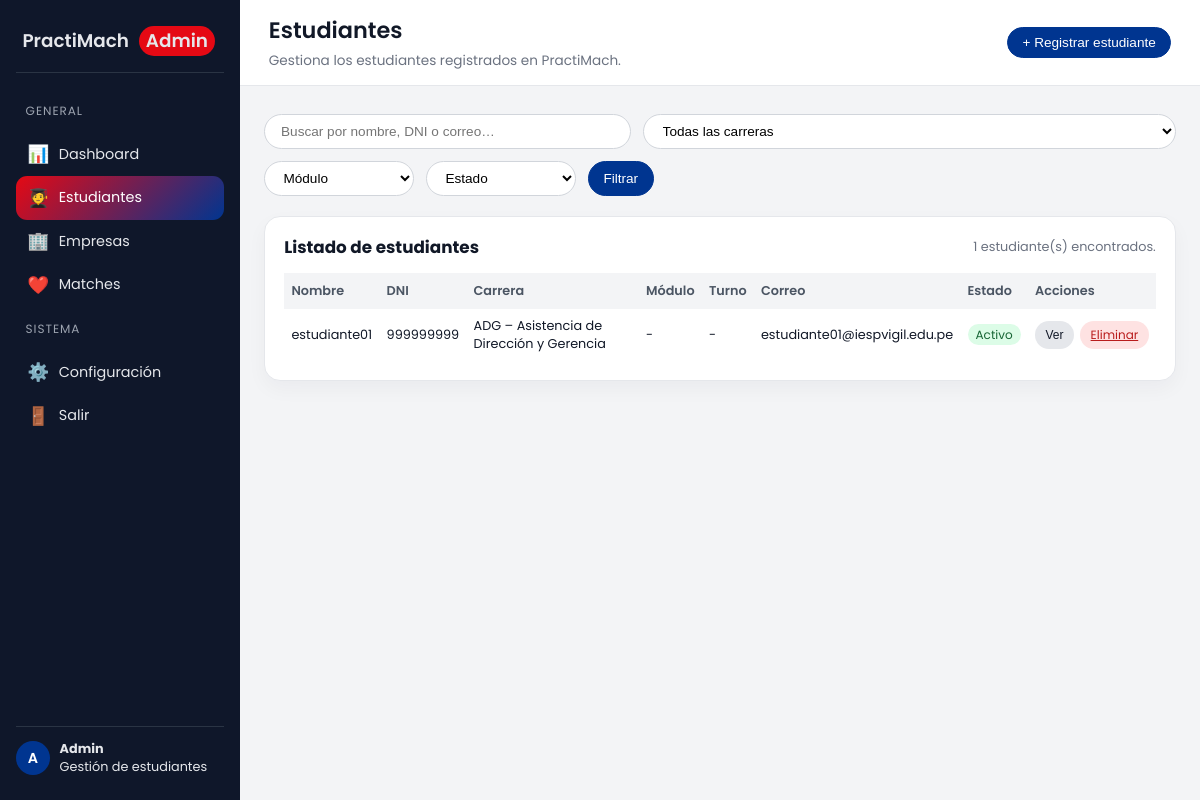
The app's page /admin_estudiantes.php with its own data.
### tables this page shows
CREATE TABLE `estudiantes` (
  `id` int(11) NOT NULL,
  `nombre` varchar(150) NOT NULL,
  `dni` varchar(20) NOT NULL,
  `carrera` varchar(150) NOT NULL,
  `email` varchar(255) NOT NULL,
  `password` varchar(255) NOT NULL,
  `created_at` timestamp NOT NULL DEFAULT current_timestamp(),
  `updated_at` timestamp NOT NULL DEFAULT current_timestamp() ON UPDATE current_timestamp(),
  `foto` varchar(255) DEFAULT NULL,
  `descripcion` text DEFAULT NULL
);

### admin_estudiantes.php (the view, shortened to what this page needs)
<?php
require_once 'config/config/conexion.php';
$busqueda       = isset($_GET['q']) ? trim($_GET['q']) : '';
$sql    = "SELECT * FROM estudiantes WHERE 1=1";
$sql .= " ORDER BY created_at DESC";
$stmt = $mysqli->prepare($sql);
$stmt->execute();
$result = $stmt->get_result();
$total_estudiantes = $result->num_rows;
?>
<!DOCTYPE html>
<html lang="es">
<head>
</head>
<body>
<div class="admin-layout">
  <aside class="sidebar">
    <div class="sidebar-logo">
      <span>PractiMach</span>
      <span class="sidebar-logo-badge">Admin</span>
    </div>
    <div class="sidebar-menu">
      <div class="sidebar-section-title">General</div>
      <a href="dashboard_admin.php" class="sidebar-link">
        <span class="icon">📊</span>
        <span>Dashboard</span>
      </a>
      <a href="admin_estudiantes.php" class="sidebar-link active">
        <span class="icon">🧑‍🎓</span>
        <span>Estudiantes</span>
      </a>
      <a href="admin_empresas.php" class="sidebar-link">
        <span class="icon">🏢</span>
        <span>Empresas</span>
      </a>
      <a href="admin_matches.php" class="sidebar-link">
        <span class="icon">❤️</span>
        <span>Matches</span>
      </a>
      <div class="sidebar-section-title">Sistema</div>
      <a href="admin_config.php" class="sidebar-link">
        <span class="icon">⚙️</span>
        <span>Configuración</span>
      </a>
      <a href="logout.php" class="sidebar-link">
        <span class="icon">🚪</span>
        <span>Salir</span>
      </a>
    </div>
    <div class="sidebar-footer">
      <div class="sidebar-avatar">A</div>
      <div class="sidebar-footer-text">
        <strong>Admin</strong>
        <span>Gestión de estudiantes</span>
      </div>
    </div>
  </aside>
  <div class="main">
    <header class="topbar">
      <div class="topbar-title">
        <h1>Estudiantes</h1>
        <span>Gestiona los estudiantes registrados en PractiMach.</span>
      </div>
      <div class="topbar-actions">
        <button class="btn-primary" type="button" onclick="alert('Registrar estudiante desde Admin: cuando quieras lo montamos 😊');">
          + Registrar estudiante
        </button>
      </div>
    </header>
    <main class="content">
      <form method="get" class="filters-row">
        <input
          type="text"
          name="q"
          class="input-search"
          placeholder="Buscar por nombre, DNI o correo…"
          value="<?php echo htmlspecialchars($busqueda); ?>"
        >
        <select name="carrera" class="select-filter">
          <option value="">Todas las carreras</option>
        </select>
        <select name="modulo" class="select-filter">
          <option value="">Módulo</option>
        </select>
        <select name="estado" class="select-filter">
          <option value="">Estado</option>
        </select>
        <button type="submit" class="btn-primary">Filtrar</button>
      </form>
      <section class="block">
        <div class="block-header">
          <h2>Listado de estudiantes</h2>
          <span><?php echo $total_estudiantes; ?> estudiante(s) encontrados.</span>
        </div>
        <table class="block-table">
          <thead>
            <tr>
              <th>Nombre</th>
              <th>DNI</th>
              <th>Carrera</th>
              <th>Módulo</th>
              <th>Turno</th>
              <th>Correo</th>
              <th>Estado</th>
              <th>Acciones</th>
            </tr>
          </thead>
          <tbody>
          <?php if ($result && $result->num_rows > 0): ?>
            <?php while($estudiante = $result->fetch_assoc()): ?>
              <?php
                $modulo = isset($estudiante['modulo']) && $estudiante['modulo'] !== '' ? $estudiante['modulo'] : '-';
                $turno  = isset($estudiante['turno'])  && $estudiante['turno']  !== '' ? $estudiante['turno']  : '-';
                $estado = isset($estudiante['estado']) && $estudiante['estado'] !== '' ? $estudiante['estado'] : 'Activo';
                $badgeClass = 'badge-activo';
                $telefono   = isset($estudiante['telefono'])   ? $estudiante['telefono']   : '';
                $descripcion= isset($estudiante['descripcion'])? $estudiante['descripcion']: '';
                $fotoModalPath = "assets/img/default-user.png";
              ?>
              <tr>
                <td><?php echo htmlspecialchars($estudiante['nombre']); ?></td>
                <td><?php echo htmlspecialchars($estudiante['dni']); ?></td>
                <td><?php echo htmlspecialchars($estudiante['carrera']); ?></td>
                <td><?php echo htmlspecialchars($modulo); ?></td>
                <td><?php echo htmlspecialchars($turno); ?></td>
                <td><?php echo htmlspecialchars($estudiante['email']); ?></td>
                <td>
                  <span class="badge-estado <?php echo $badgeClass; ?>">
                    <?php echo htmlspecialchars($estado); ?>
                  </span>
                </td>
                <td>
                  <div class="table-actions">
                    <button
                      type="button"
                      class="btn-table btn-ver btn-ver-estudiante"
                      data-nombre="<?php echo htmlspecialchars($estudiante['nombre']); ?>"
                      data-dni="<?php echo htmlspecialchars($estudiante['dni']); ?>"
                      data-carrera="<?php echo htmlspecialchars($estudiante['carrera']); ?>"
                      data-modulo="<?php echo htmlspecialchars($modulo); ?>"
                      data-turno="<?php echo htmlspecialchars($turno); ?>"
                      data-email="<?php echo htmlspecialchars($estudiante['email']); ?>"
                      data-telefono="<?php echo htmlspecialchars($telefono); ?>"
                      data-estado="<?php echo htmlspecialchars($estado); ?>"
                      data-descripcion="<?php echo htmlspecialchars($descripcion); ?>"
                      data-foto="<?php echo htmlspecialchars($fotoModalPath); ?>"
                    >
                      Ver
                    </button>
                    <a
                      href="admin_estudiantes.php?accion=eliminar&id=<?php echo (int)$estudiante['id']; ?>"
                      class="btn-table btn-eliminar"
                      onclick="return confirm('¿Seguro que quieres eliminar este estudiante? Esta acción no se puede deshacer.');"
                    >
                      Eliminar
                    </a>
                  </div>
                </td>
              </tr>
            <?php endwhile; ?>
          <?php endif; ?>
          </tbody>
        </table>
      </section>
    </main>
  </div>
</div>
</body>
</html>

### admin_estudiantes.php (style rules this page uses)
*, *::before, *::after { box-sizing: border-box; }
body { margin: 0; font-family: "Poppins", sans-serif; background: #f3f4f6; color: #111827; }
.admin-layout { display: flex; min-height: 100vh; }
.sidebar { width: 240px; background: #0f172a; color: #e5e7eb; display: flex; flex-direction: column; padding: 1rem 1rem 1.5rem 1rem; }
.sidebar-logo { display: flex; align-items: center; gap: .6rem; padding: .6rem .4rem 1rem .4rem; border-bottom: 1px solid rgba(55,65,81,0.7); margin-bottom: 1rem; }
.sidebar-logo span { font-size: 1.15rem; font-weight: 600; }
.sidebar-logo-badge { font-size: .75rem; background: #e50914; padding: .1rem .45rem; border-radius: 999px; font-weight: 500; }
.sidebar-menu { flex: 1; }
.sidebar-section-title { font-size: .75rem; text-transform: uppercase; letter-spacing: .08em; color: #9ca3af; padding: .4rem .6rem; margin-top: .4rem; margin-bottom: .4rem; }
.sidebar-link { display: flex; align-items: center; gap: .6rem; padding: .55rem .7rem; border-radius: .7rem; cursor: pointer; font-size: .9rem; color: #e5e7eb; text-decoration: none; transition: background .2s, color .2s, transform .1s; }
.sidebar-link span.icon { font-size: 1.1rem; }
.sidebar-link.active { background: linear-gradient(135deg, #e50914, #003590); color: #fff; }
.sidebar-footer { border-top: 1px solid rgba(55,65,81,0.7); padding-top: .8rem; margin-top: .5rem; display: flex; align-items: center; gap: .6rem; }
.sidebar-avatar { width: 34px; height: 34px; border-radius: 50%; background: #003590; display: flex; justify-content: center; align-items: center; font-size: .9rem; font-weight: 600; color: #fff; }
.sidebar-footer-text { font-size: .8rem; }
.sidebar-footer-text strong { display: block; }
.main { flex: 1; display: flex; flex-direction: column; background: #f3f4f6; }
.topbar { background: #ffffff; border-bottom: 1px solid #e5e7eb; padding: .8rem 1.8rem; display: flex; justify-content: space-between; align-items: center; gap: 1rem; flex-wrap: wrap; }
.topbar-title h1 { margin: 0; font-size: 1.4rem; font-weight: 600; }
.topbar-title span { font-size: .85rem; color: #6b7280; }
.topbar-actions { display: flex; gap: .75rem; flex-wrap: wrap; }
.btn-primary { border-radius: 999px; border: 1px solid #003590; padding: .45rem .9rem; font-size: .85rem; cursor: pointer; background: #003590; color: #fff; display: flex; align-items: center; gap: .35rem; }
.content { max-width: 1100px; margin: 1.8rem auto 2.2rem auto; padding: 0 1.5rem; }
.filters-row { display: flex; gap: .75rem; flex-wrap: wrap; margin-bottom: 1.2rem; }
.input-search { flex: 1; min-width: 230px; border-radius: 999px; border: 1px solid #d1d5db; padding: .5rem 1rem; font-size: .85rem; outline: none; }
.select-filter { border-radius: 999px; border: 1px solid #d1d5db; padding: .5rem .9rem; font-size: .85rem; background: #fff; min-width: 150px; }
.block { background: #ffffff; border-radius: 16px; border: 1px solid #e5e7eb; box-shadow: 0 8px 20px rgba(15,23,42,0.04); padding: 1.1rem 1.2rem; }
.block-header { display: flex; justify-content: space-between; align-items: center; margin-bottom: .8rem; gap: .5rem; flex-wrap: wrap; }
.block-header h2 { margin: 0; font-size: 1.05rem; }
.block-header span { font-size: .8rem; color: #6b7280; }
.block-table { width: 100%; border-collapse: collapse; font-size: .8rem; }
.block-table thead { background: #f3f4f6; }
.block-table th, .block-table td { padding: .55rem .45rem; text-align: left; }
.block-table th { font-weight: 600; color: #4b5563; }
.badge-estado { font-size: .75rem; padding: .12rem .5rem; border-radius: 999px; }
.badge-activo { background: #dcfce7; color: #166534; }
.table-actions { display: flex; gap: .4rem; }
.btn-table { border-radius: 999px; border: none; padding: .32rem .65rem; font-size: .75rem; cursor: pointer; }
.btn-ver { background: #e5e7eb; color: #111827; }
.btn-eliminar { background: #fee2e2; color: #b91c1c; }

### records on screen
estudiantes: nombre "estudiante01", dni "999999999", carrera "ADG – Asistencia de Dirección y Gerencia", modulo "-", turno "-", email "estudiante01@iespvigil.edu.pe", estado "Activo"

### other values on screen
$total_estudiantes "1"
